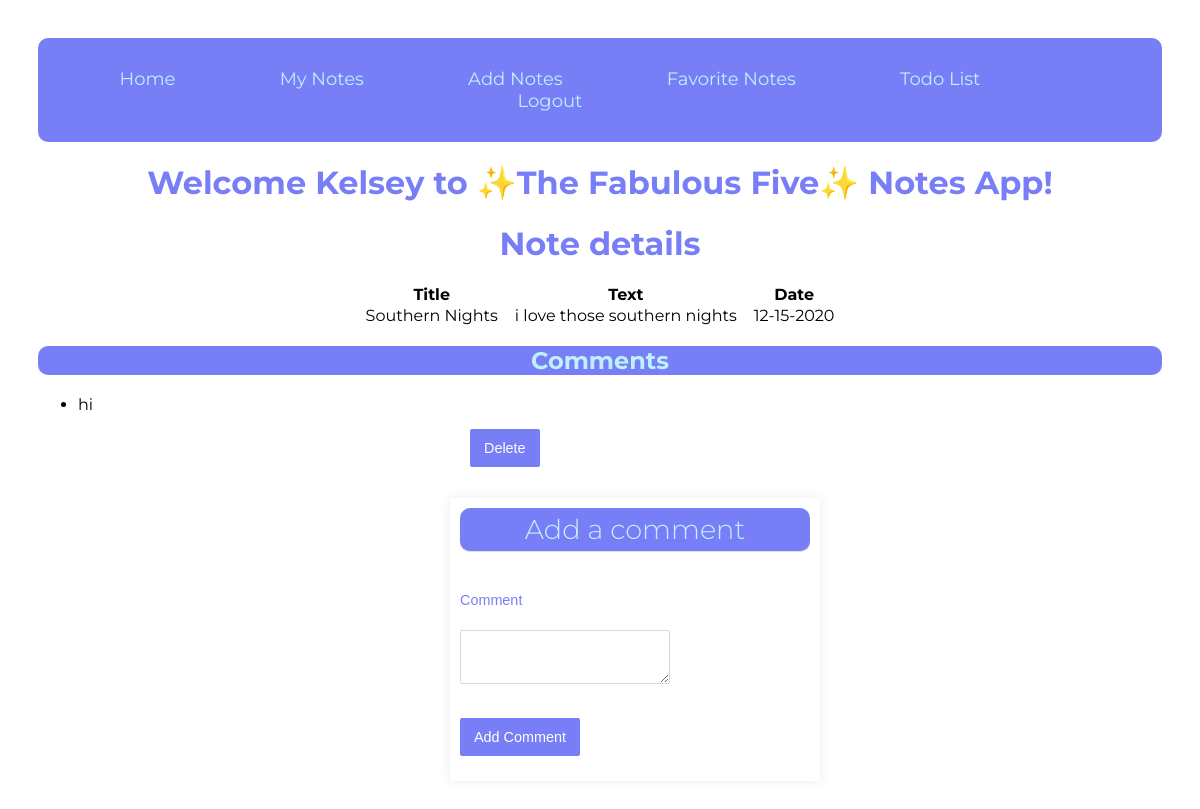
/notes/2 (signed in), run on the app's committed database.
### models.py (models this page shows, shortened)
class Note(db.Model):
    id = db.Column("id", db.Integer, primary_key=True)
    title = db.Column("title", db.String(200))
    text = db.Column("text", db.String(100))
    date = db.Column("date", db.String(50))
    favorite = db.Column("favorite", db.Boolean(False))
    comments = db.relationship("Comment", backref="note", cascade="all, delete-orphan", lazy=True)
    color = db.Column("color", db.String(10))
    user_id = db.Column(db.Integer, db.ForeignKey("user.id"), nullable=False)

class Comment(db.Model):
    id = db.Column(db.Integer, primary_key=True)
    date_posted = db.Column(db.DateTime, nullable=False)
    content = db.Column(db.VARCHAR, nullable=False)
    note_id = db.Column(db.Integer, db.ForeignKey("note.id"), nullable=False)
    user_id = db.Column(db.Integer, db.ForeignKey("user.id"), nullable=False)

### flask05.py (the view)
@app.route('/notes/<note_id>')
def get_note(note_id):
    if session.get('user'):
        my_note = db.session.query(Note).filter_by(id=note_id, user_id=session['user_id']).one()
        form = CommentForm()
        return render_template('note.html', note = my_note, user=session['user'], form=form)
    else:
        return redirect(url_for('login'))

### forms.py
class CommentForm(FlaskForm):
    class Meta:
        csrf = False
    comment = TextAreaField('Comment',validators=[Length(min=1)])
    submit = SubmitField('Add Comment')

### templates/note.html (shortened to what this page needs)
<!DOCTYPE html>
<html lang="en">
<head>
    <link rel="stylesheet" href="{{ url_for('static', filename='1main.css') }}">
    <link rel="stylesheet" href="{{ url_for('static', filename='final_forms.css') }}">
</head>
<body>
<nav id="nav">
    <a href={{ url_for('index') }}>  Home</a>
    <a href={{ url_for('get_notes') }}> My Notes</a>
    <a href={{ url_for('new_note') }}>Add Notes</a>
    <a href="{{ url_for('get_favorite') }}">Favorite Notes</a>
    <a href="{{ url_for('get_todo') }}"> Todo List</a>
    {% if user %}
    <a href="{{ url_for('logout') }}">Logout</a>
</nav>
{% else %}
<a href="{{ url_for('login') }}">Sign In</a>
<a href="{{ url_for('register') }}">Register</a>
</nav>
{% endif %}
<h1>Welcome {{user}} to ✨The Fabulous Five✨ Notes App!</h1>
<h1>Note details</h1>
<table>
    <tr>
        <th>Title</th>
        <th>Text</th>
        <th>Date</th>
    </tr>
    <tr>
        <td>{{ note.title }}</td>
        <td>{{ note.text }}</td>
        <td>{{ note.date }}</td>
    </tr>
</table>
{% if note.comments %}
{% if note.comments|length > 0 %}
<h2>Comments</h2>
<ul>
    {% for comment in note.comments %}
    <li>{{comment.content}}
        <form action="{{ url_for('delete_comment', note_id=note.id, comment_id=comment.id) }}" method="post">
            <input type="submit" value="Delete">
        </form>
    </li>
    {% endfor %}
</ul>
{% endif %}
{% endif %}
<form action="{{ url_for('new_comment', note_id=note.id) }}" method="post">
    <div class="formwrapper">
        <h2 class="title">Add a comment</h2>
        <div class="form-field">
            {{ form.comment.label }} <br/> {{ form.comment }}
        </div>
        {{ form.submit }}
    </div>
</form>
</body>
</html>

### static/1main.css (style rules this page uses)
body { padding: 30px 30px; font-family: 'Montserrat'; }
label { font-family: "Georgia", serif; }
h1 { color: #787FF6; text-align: center; }
h2 { color: #bef0ff; background-color: #787FF6; text-align: center; border-radius: 10px; }
#nav { background-color: #787FF6; list-style: none; text-align: center; padding: 30px 0 30px 0; border-radius: 10px; }
#nav > a { color: #bef0ff; display: inline-block; padding-right: 100px; font-size: 18px; text-decoration: none; }
form { margin: auto; max-width: 300px; }
table { margin: auto; border-collapse: separate; border-spacing: 15px 0; }

### static/final_forms.css (style rules this page uses)
form { background: white; width: 100%; }
.form-field { position: relative; }
.title { font-size: 1.7rem; font-weight: 300; border-bottom: 1px solid #dbe3ec; padding: 5px; margin: 0 0 40px 0; }
.formwrapper { position: relative; background: white; width: 350px; box-shadow: 0 0 10px rgba(65, 67, 144, 0.1); padding: 10px; }
label { font-size: .9em; color: #787FF6; margin-bottom: 3px; display: block; font-weight: 300; font-family: 'Poppins', sans-serif; }
input, textarea { padding: 10px 13px; margin-bottom: 15px; border-radius: 2px; border: 1px solid #d4d9e3; font-weight: 200; color: #4d5060; font-family: 'Poppins', sans-serif; font-size: .9em; }
input[type="submit"] { background: #787FF6; border: 0; color: white; border-radius: 2px; margin-top: 15px; font-weight: 400; border: 1px solid #787FF6; transition: all .3s ease-out; }

### data on the page
Note: title "Southern Nights", text "i love those southern nights", date "12-15-2020"
Comment: content "hi"

### other printed values
{{ user }} "Kelsey"
